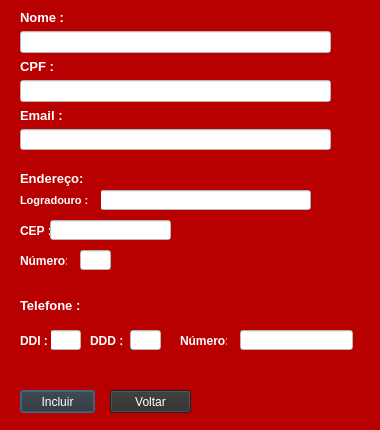
<?xml version="1.0" encoding="UTF-8"?>
<ui version="4.0">
 <class>TelaIncluir</class>
 <widget class="QDialog" name="TelaIncluir">
  <property name="geometry">
   <rect>
    <x>0</x>
    <y>0</y>
    <width>380</width>
    <height>430</height>
   </rect>
  </property>
  <property name="windowTitle">
   <string>Incluir Contato</string>
  </property>
  <property name="styleSheet">
   <string notr="true">background-color: rgb(184, 0, 0);</string>
  </property>
  <widget class="QLineEdit" name="lineEdit_EnderecoLogradouro">
   <property name="geometry">
    <rect>
     <x>100</x>
     <y>190</y>
     <width>211</width>
     <height>20</height>
    </rect>
   </property>
   <property name="styleSheet">
    <string notr="true">background-color: rgb(255, 255, 255);</string>
   </property>
  </widget>
  <widget class="QLabel" name="label_4">
   <property name="geometry">
    <rect>
     <x>20</x>
     <y>170</y>
     <width>71</width>
     <height>16</height>
    </rect>
   </property>
   <property name="font">
    <font>
     <pointsize>10</pointsize>
     <weight>75</weight>
     <bold>true</bold>
    </font>
   </property>
   <property name="styleSheet">
    <string notr="true">color: rgb(255, 255, 255);</string>
   </property>
   <property name="text">
    <string>Endereço:</string>
   </property>
  </widget>
  <widget class="QLabel" name="label_5">
   <property name="geometry">
    <rect>
     <x>20</x>
     <y>190</y>
     <width>81</width>
     <height>21</height>
    </rect>
   </property>
   <property name="font">
    <font>
     <pointsize>8</pointsize>
     <weight>75</weight>
     <bold>true</bold>
    </font>
   </property>
   <property name="styleSheet">
    <string notr="true">color: rgb(255, 255, 255);</string>
   </property>
   <property name="text">
    <string>Logradouro :</string>
   </property>
  </widget>
  <widget class="QLabel" name="label_6">
   <property name="geometry">
    <rect>
     <x>20</x>
     <y>220</y>
     <width>47</width>
     <height>21</height>
    </rect>
   </property>
   <property name="font">
    <font>
     <weight>75</weight>
     <bold>true</bold>
    </font>
   </property>
   <property name="styleSheet">
    <string notr="true">color: rgb(255, 255, 255);</string>
   </property>
   <property name="text">
    <string>CEP :</string>
   </property>
  </widget>
  <widget class="QLabel" name="label_7">
   <property name="geometry">
    <rect>
     <x>20</x>
     <y>250</y>
     <width>47</width>
     <height>21</height>
    </rect>
   </property>
   <property name="font">
    <font>
     <weight>75</weight>
     <bold>true</bold>
    </font>
   </property>
   <property name="styleSheet">
    <string notr="true">color: rgb(255, 255, 255);</string>
   </property>
   <property name="text">
    <string>Número:</string>
   </property>
  </widget>
  <widget class="QLineEdit" name="LineEdit_CEP">
   <property name="geometry">
    <rect>
     <x>50</x>
     <y>220</y>
     <width>121</width>
     <height>20</height>
    </rect>
   </property>
   <property name="styleSheet">
    <string notr="true">background-color: rgb(255, 255, 255);
</string>
   </property>
  </widget>
  <widget class="QLineEdit" name="lineEdit_EnderecoNumero">
   <property name="geometry">
    <rect>
     <x>80</x>
     <y>250</y>
     <width>31</width>
     <height>20</height>
    </rect>
   </property>
   <property name="styleSheet">
    <string notr="true">background-color: rgb(255, 255, 255);
</string>
   </property>
  </widget>
  <widget class="QLabel" name="label_8">
   <property name="geometry">
    <rect>
     <x>20</x>
     <y>290</y>
     <width>71</width>
     <height>31</height>
    </rect>
   </property>
   <property name="font">
    <font>
     <pointsize>10</pointsize>
     <weight>75</weight>
     <bold>true</bold>
    </font>
   </property>
   <property name="styleSheet">
    <string notr="true">color: rgb(255, 255, 255);</string>
   </property>
   <property name="text">
    <string>Telefone :</string>
   </property>
  </widget>
  <widget class="QLineEdit" name="lineEdit_DDI">
   <property name="geometry">
    <rect>
     <x>50</x>
     <y>330</y>
     <width>31</width>
     <height>20</height>
    </rect>
   </property>
   <property name="styleSheet">
    <string notr="true">background-color: rgb(255, 255, 255);
</string>
   </property>
  </widget>
  <widget class="QLabel" name="label_9">
   <property name="geometry">
    <rect>
     <x>20</x>
     <y>330</y>
     <width>31</width>
     <height>21</height>
    </rect>
   </property>
   <property name="font">
    <font>
     <weight>75</weight>
     <bold>true</bold>
    </font>
   </property>
   <property name="styleSheet">
    <string notr="true">color: rgb(255, 255, 255);</string>
   </property>
   <property name="text">
    <string>DDI :</string>
   </property>
  </widget>
  <widget class="QLabel" name="label_10">
   <property name="geometry">
    <rect>
     <x>90</x>
     <y>330</y>
     <width>47</width>
     <height>21</height>
    </rect>
   </property>
   <property name="font">
    <font>
     <weight>75</weight>
     <bold>true</bold>
    </font>
   </property>
   <property name="styleSheet">
    <string notr="true">color: rgb(255, 255, 255);</string>
   </property>
   <property name="text">
    <string>DDD :</string>
   </property>
  </widget>
  <widget class="QLabel" name="label_11">
   <property name="geometry">
    <rect>
     <x>180</x>
     <y>360</y>
     <width>47</width>
     <height>13</height>
    </rect>
   </property>
   <property name="text">
    <string/>
   </property>
  </widget>
  <widget class="QLabel" name="label_12">
   <property name="geometry">
    <rect>
     <x>180</x>
     <y>330</y>
     <width>47</width>
     <height>21</height>
    </rect>
   </property>
   <property name="font">
    <font>
     <weight>75</weight>
     <bold>true</bold>
    </font>
   </property>
   <property name="styleSheet">
    <string notr="true">color: rgb(255, 255, 255);</string>
   </property>
   <property name="text">
    <string>Número:</string>
   </property>
  </widget>
  <widget class="QLineEdit" name="lineEdit_DDD">
   <property name="geometry">
    <rect>
     <x>130</x>
     <y>330</y>
     <width>31</width>
     <height>20</height>
    </rect>
   </property>
   <property name="styleSheet">
    <string notr="true">background-color: rgb(255, 255, 255);</string>
   </property>
  </widget>
  <widget class="QLineEdit" name="lineEdit_TelefoneNumero">
   <property name="geometry">
    <rect>
     <x>240</x>
     <y>330</y>
     <width>113</width>
     <height>20</height>
    </rect>
   </property>
   <property name="styleSheet">
    <string notr="true">background-color: rgb(255, 255, 255);</string>
   </property>
  </widget>
  <widget class="QPushButton" name="pushButton_Incluir">
   <property name="geometry">
    <rect>
     <x>20</x>
     <y>390</y>
     <width>75</width>
     <height>23</height>
    </rect>
   </property>
   <property name="styleSheet">
    <string notr="true">background-color: rgb(45,45,45);
color: rgb(255, 255, 255);</string>
   </property>
   <property name="text">
    <string>Incluir</string>
   </property>
  </widget>
  <widget class="QPushButton" name="pushButton_Voltar">
   <property name="geometry">
    <rect>
     <x>110</x>
     <y>390</y>
     <width>81</width>
     <height>23</height>
    </rect>
   </property>
   <property name="styleSheet">
    <string notr="true">background-color: rgb(45,45,45);
color: rgb(255, 255, 255);</string>
   </property>
   <property name="text">
    <string>Voltar</string>
   </property>
  </widget>
  <widget class="QWidget" name="">
   <property name="geometry">
    <rect>
     <x>20</x>
     <y>10</y>
     <width>311</width>
     <height>140</height>
    </rect>
   </property>
   <layout class="QVBoxLayout" name="verticalLayout">
    <item>
     <widget class="QLabel" name="label">
      <property name="font">
       <font>
        <pointsize>10</pointsize>
        <weight>75</weight>
        <bold>true</bold>
       </font>
      </property>
      <property name="styleSheet">
       <string notr="true">color: rgb(255, 255, 255);</string>
      </property>
      <property name="text">
       <string>Nome :</string>
      </property>
     </widget>
    </item>
    <item>
     <widget class="QLineEdit" name="lineEdit_Nome">
      <property name="styleSheet">
       <string notr="true">background-color: rgb(255, 255, 255);</string>
      </property>
     </widget>
    </item>
    <item>
     <widget class="QLabel" name="label_2">
      <property name="font">
       <font>
        <pointsize>10</pointsize>
        <weight>75</weight>
        <bold>true</bold>
       </font>
      </property>
      <property name="styleSheet">
       <string notr="true">color: rgb(255, 255, 255);</string>
      </property>
      <property name="text">
       <string>CPF :</string>
      </property>
     </widget>
    </item>
    <item>
     <widget class="QLineEdit" name="lineEdit_CPF">
      <property name="styleSheet">
       <string notr="true">background-color: rgb(255, 255, 255);
</string>
      </property>
     </widget>
    </item>
    <item>
     <widget class="QLabel" name="label_3">
      <property name="font">
       <font>
        <pointsize>10</pointsize>
        <weight>75</weight>
        <bold>true</bold>
       </font>
      </property>
      <property name="styleSheet">
       <string notr="true">color: rgb(255, 255, 255);</string>
      </property>
      <property name="text">
       <string>Email :</string>
      </property>
     </widget>
    </item>
    <item>
     <widget class="QLineEdit" name="lineEdit_Email">
      <property name="styleSheet">
       <string notr="true">background-color: rgb(255, 255, 255);</string>
      </property>
     </widget>
    </item>
   </layout>
  </widget>
  <zorder>lineEdit_EnderecoLogradouro</zorder>
  <zorder>label_4</zorder>
  <zorder>label_5</zorder>
  <zorder>label_6</zorder>
  <zorder>label_7</zorder>
  <zorder>LineEdit_CEP</zorder>
  <zorder>lineEdit_EnderecoNumero</zorder>
  <zorder>label_8</zorder>
  <zorder>lineEdit_DDI</zorder>
  <zorder>label_9</zorder>
  <zorder>label_10</zorder>
  <zorder>label_11</zorder>
  <zorder>label_12</zorder>
  <zorder>lineEdit_DDD</zorder>
  <zorder>lineEdit_TelefoneNumero</zorder>
  <zorder>pushButton_Incluir</zorder>
  <zorder>pushButton_Voltar</zorder>
  <zorder>lineEdit_Email</zorder>
  <zorder>label_3</zorder>
  <zorder>label_2</zorder>
  <zorder>lineEdit_Email</zorder>
  <zorder>label_3</zorder>
  <zorder>lineEdit_CPF</zorder>
  <zorder>lineEdit_Nome</zorder>
  <zorder>label_2</zorder>
  <zorder>label</zorder>
 </widget>
 <resources/>
 <connections/>
</ui>
